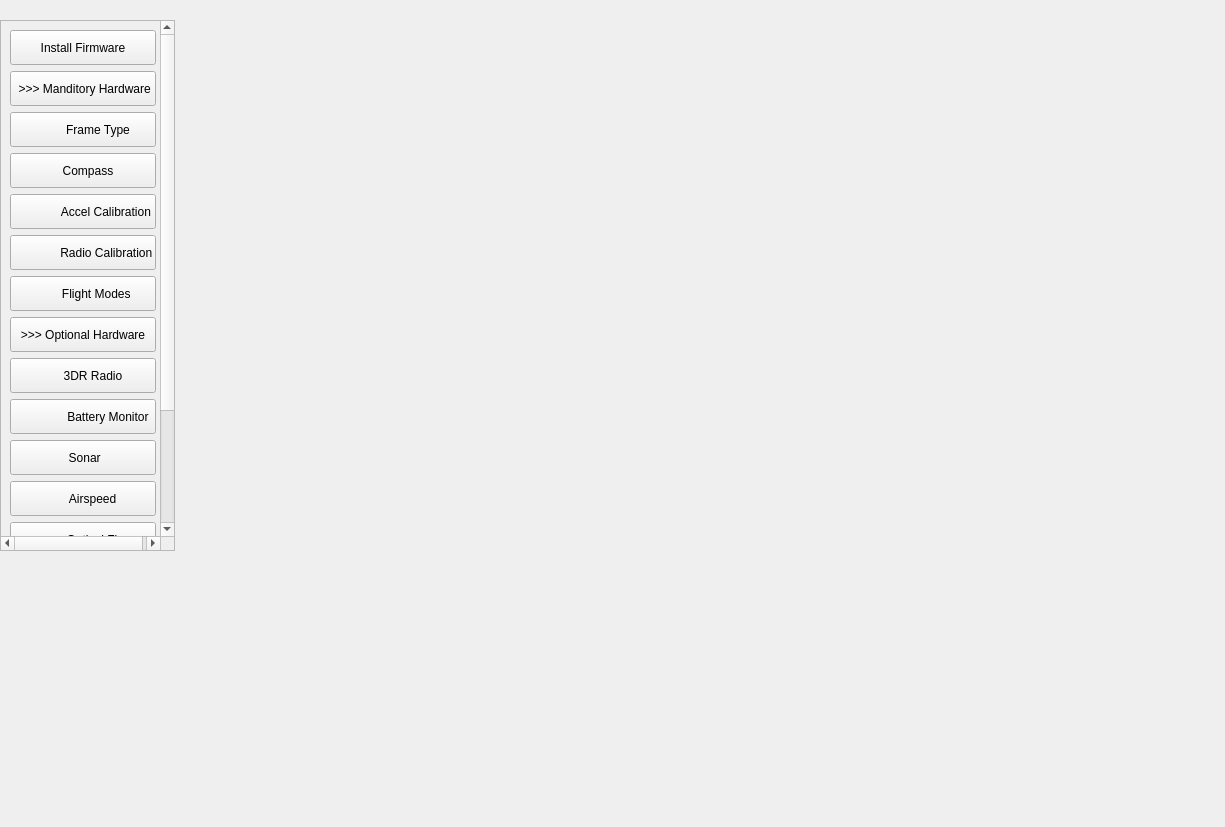
<?xml version="1.0" encoding="UTF-8"?>
<ui version="4.0">
 <class>ApmHardwareConfig</class>
 <widget class="QWidget" name="ApmHardwareConfig">
  <property name="geometry">
   <rect>
    <x>0</x>
    <y>0</y>
    <width>1225</width>
    <height>827</height>
   </rect>
  </property>
  <property name="windowTitle">
   <string>Form</string>
  </property>
  <widget class="QScrollArea" name="scrollArea_6">
   <property name="geometry">
    <rect>
     <x>0</x>
     <y>20</y>
     <width>175</width>
     <height>531</height>
    </rect>
   </property>
   <property name="minimumSize">
    <size>
     <width>175</width>
     <height>0</height>
    </size>
   </property>
   <property name="maximumSize">
    <size>
     <width>175</width>
     <height>16777215</height>
    </size>
   </property>
   <property name="widgetResizable">
    <bool>true</bool>
   </property>
   <widget class="QWidget" name="scrollAreaWidgetContents_3">
    <property name="geometry">
     <rect>
      <x>0</x>
      <y>0</y>
      <width>156</width>
      <height>676</height>
     </rect>
    </property>
    <layout class="QVBoxLayout" name="verticalLayout_12">
     <item>
      <layout class="QVBoxLayout" name="navBarLayout">
       <property name="sizeConstraint">
        <enum>QLayout::SetMinAndMaxSize</enum>
       </property>
       <item>
        <widget class="QPushButton" name="firmwareButton">
         <property name="minimumSize">
          <size>
           <width>100</width>
           <height>35</height>
          </size>
         </property>
         <property name="text">
          <string>Install Firmware</string>
         </property>
        </widget>
       </item>
       <item>
        <widget class="QPushButton" name="manditoryHardware">
         <property name="minimumSize">
          <size>
           <width>0</width>
           <height>35</height>
          </size>
         </property>
         <property name="text">
          <string> &gt;&gt;&gt; Manditory Hardware</string>
         </property>
         <property name="checkable">
          <bool>true</bool>
         </property>
        </widget>
       </item>
       <item>
        <widget class="QPushButton" name="frameTypeButton">
         <property name="minimumSize">
          <size>
           <width>0</width>
           <height>35</height>
          </size>
         </property>
         <property name="layoutDirection">
          <enum>Qt::LeftToRight</enum>
         </property>
         <property name="text">
          <string>         Frame Type</string>
         </property>
        </widget>
       </item>
       <item>
        <widget class="QPushButton" name="compassButton">
         <property name="minimumSize">
          <size>
           <width>0</width>
           <height>35</height>
          </size>
         </property>
         <property name="text">
          <string>   Compass</string>
         </property>
        </widget>
       </item>
       <item>
        <widget class="QPushButton" name="accelCalibrateButton">
         <property name="minimumSize">
          <size>
           <width>0</width>
           <height>35</height>
          </size>
         </property>
         <property name="layoutDirection">
          <enum>Qt::LeftToRight</enum>
         </property>
         <property name="autoFillBackground">
          <bool>false</bool>
         </property>
         <property name="text">
          <string>              Accel Calibration</string>
         </property>
        </widget>
       </item>
       <item>
        <widget class="QPushButton" name="radioCalibrateButton">
         <property name="minimumSize">
          <size>
           <width>100</width>
           <height>35</height>
          </size>
         </property>
         <property name="maximumSize">
          <size>
           <width>16777215</width>
           <height>16777215</height>
          </size>
         </property>
         <property name="text">
          <string>              Radio Calibration</string>
         </property>
         <property name="checkable">
          <bool>false</bool>
         </property>
         <property name="checked">
          <bool>false</bool>
         </property>
        </widget>
       </item>
       <item>
        <widget class="QPushButton" name="flightModesButton">
         <property name="minimumSize">
          <size>
           <width>0</width>
           <height>35</height>
          </size>
         </property>
         <property name="text">
          <string>        Flight Modes</string>
         </property>
         <property name="checkable">
          <bool>false</bool>
         </property>
        </widget>
       </item>
       <item>
        <widget class="QPushButton" name="optionalHardwareButton">
         <property name="minimumSize">
          <size>
           <width>0</width>
           <height>35</height>
          </size>
         </property>
         <property name="text">
          <string>&gt;&gt;&gt; Optional Hardware</string>
         </property>
         <property name="checkable">
          <bool>true</bool>
         </property>
        </widget>
       </item>
       <item>
        <widget class="QPushButton" name="radio3DRButton">
         <property name="minimumSize">
          <size>
           <width>0</width>
           <height>35</height>
          </size>
         </property>
         <property name="text">
          <string>      3DR Radio</string>
         </property>
        </widget>
       </item>
       <item>
        <widget class="QPushButton" name="batteryMonitorButton">
         <property name="minimumSize">
          <size>
           <width>0</width>
           <height>35</height>
          </size>
         </property>
         <property name="text">
          <string>               Battery Monitor</string>
         </property>
        </widget>
       </item>
       <item>
        <widget class="QPushButton" name="sonarButton">
         <property name="minimumSize">
          <size>
           <width>0</width>
           <height>35</height>
          </size>
         </property>
         <property name="text">
          <string> Sonar</string>
         </property>
        </widget>
       </item>
       <item>
        <widget class="QPushButton" name="airspeedButton">
         <property name="minimumSize">
          <size>
           <width>0</width>
           <height>35</height>
          </size>
         </property>
         <property name="text">
          <string>      Airspeed</string>
         </property>
        </widget>
       </item>
       <item>
        <widget class="QPushButton" name="opticalFlowButton">
         <property name="minimumSize">
          <size>
           <width>0</width>
           <height>35</height>
          </size>
         </property>
         <property name="text">
          <string>          Optical Flow</string>
         </property>
        </widget>
       </item>
       <item>
        <widget class="QPushButton" name="osdButton">
         <property name="minimumSize">
          <size>
           <width>0</width>
           <height>35</height>
          </size>
         </property>
         <property name="text">
          <string>OSD</string>
         </property>
        </widget>
       </item>
       <item>
        <widget class="QPushButton" name="cameraGimbalButton">
         <property name="minimumSize">
          <size>
           <width>0</width>
           <height>35</height>
          </size>
         </property>
         <property name="text">
          <string>              Camera Gimbal</string>
         </property>
        </widget>
       </item>
       <item>
        <widget class="QPushButton" name="antennaTrackerButton">
         <property name="minimumSize">
          <size>
           <width>0</width>
           <height>35</height>
          </size>
         </property>
         <property name="text">
          <string>               Antenna Tracker</string>
         </property>
        </widget>
       </item>
       <item>
        <spacer name="verticalSpacer">
         <property name="orientation">
          <enum>Qt::Vertical</enum>
         </property>
         <property name="sizeHint" stdset="0">
          <size>
           <width>20</width>
           <height>40</height>
          </size>
         </property>
        </spacer>
       </item>
      </layout>
     </item>
    </layout>
   </widget>
  </widget>
  <widget class="QStackedWidget" name="stackedWidget">
   <property name="geometry">
    <rect>
     <x>200</x>
     <y>30</y>
     <width>921</width>
     <height>761</height>
    </rect>
   </property>
   <property name="currentIndex">
    <number>-1</number>
   </property>
  </widget>
 </widget>
 <resources/>
 <connections/>
</ui>
